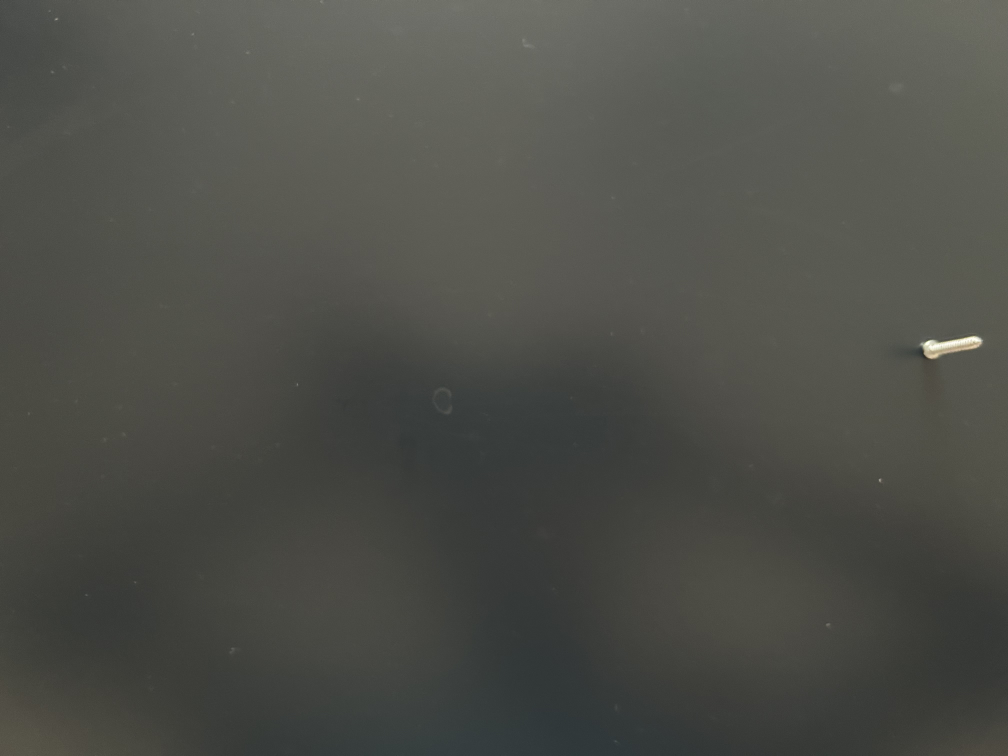
#> input picture left_initial.jpg, 4032 x 3024 px (shown at 1/4 size)
$ python initial_version.py
#> lines starting #> are read from the running program, lines starting #| are printed output that depends on the picture; after the words box and inside, x2 and y2 are one past the last pixel; in counts of white or black regions, pixels touching at a corner belong together; long printed decimals are rounded
import cv2
import numpy as np

def find_pin_extremes(image, window_name="Debug"):
    """Finds the coordinates of the top and bottom of the pin"""

    # Preprocessing to increase the contrast
    gray = cv2.cvtColor(image, cv2.COLOR_BGR2GRAY)
    blurred = cv2.GaussianBlur(gray, (5, 5), 0)


    _, mask = cv2.threshold(blurred, 180, 255, cv2.THRESH_BINARY)

    kernel = np.ones((11, 11), np.uint8)
    mask = cv2.morphologyEx(mask, cv2.MORPH_CLOSE, kernel)

    # Find Contours
    contours, _ = cv2.findContours(mask, cv2.RETR_EXTERNAL, cv2.CHAIN_APPROX_SIMPLE)

    if not contours:
        print(f"DEBUG: No white objects found in {window_name}")
        return None

    # Get the largest white object
    cnt = max(contours, key=cv2.contourArea)

    # Get Extreme Points along the X-axis
    # leftmost point
    tip1 = tuple(cnt[cnt[:, :, 0].argmin()][0])
    # rightmost point
    tip2 = tuple(cnt[cnt[:, :, 0].argmax()][0])

    # Draw the detected points
    debug_img = image.copy()
    cv2.circle(debug_img, tip1, 25, (0, 255, 0), -1)
    cv2.circle(debug_img, tip2, 25, (0, 0, 255), -1)
    cv2.imshow(f"Detection_{window_name}", cv2.resize(debug_img, (800, 600)))

    return tip1, tip2

def run_measurement(path_l, path_r, baseline_mm):
    # Load Images
#> called with path_l = 'left_initial.jpg', path_r = 'right_initial.jpg', baseline_mm = 335
    imgL = cv2.imread(path_l)
#> imgL is the input picture: shape (3024, 4032, 3); mean B, G, R 73, 78.7, 77.8
    imgR = cv2.imread(path_r)
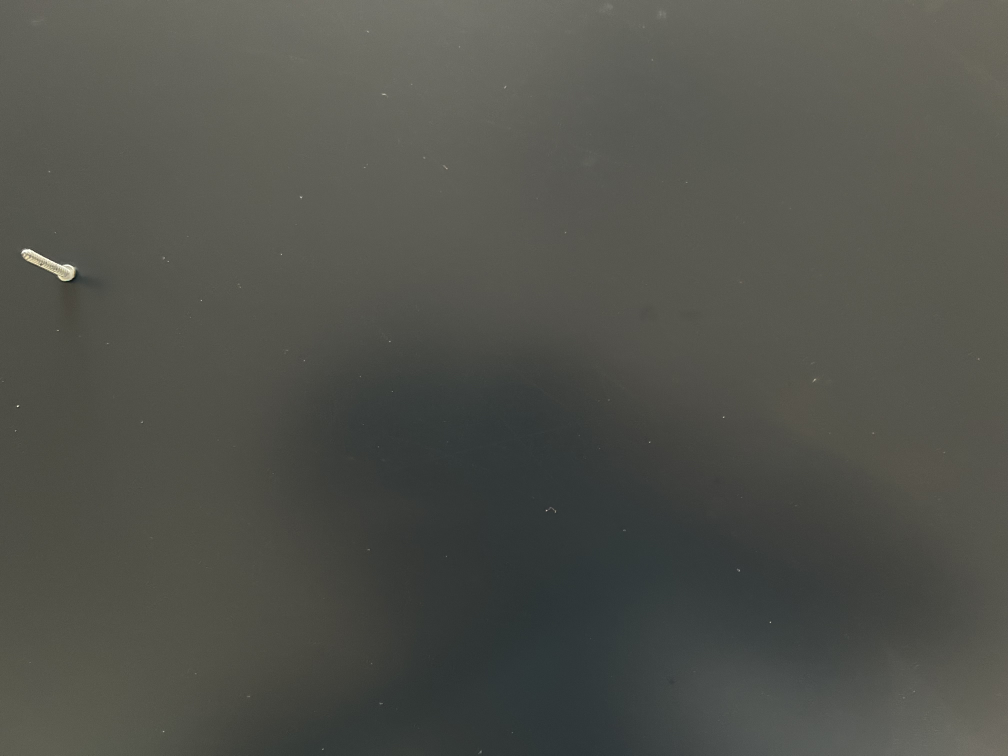
#> input picture right_initial.jpg, 4032 x 3024 px (shown at 1/4 size)
#> imgR is the input picture: shape (3024, 4032, 3); mean B, G, R 75.8, 82.3, 81.2

    if imgL is None or imgR is None:
        print("Error: Could not load images. Check your filenames.")
        return

    # Image dimensions
    width, height = 4032, 3024

    # Focal length
    f_px = (26 * width) / 36
    cx, cy = width / 2, height / 2

    # Detect tips
    pts_L = find_pin_extremes(imgL, "Left")
#> in find_pin_extremes, `_, mask = cv2.threshold(blurred, 180, 255, cv2.THRESH_BINARY)`:
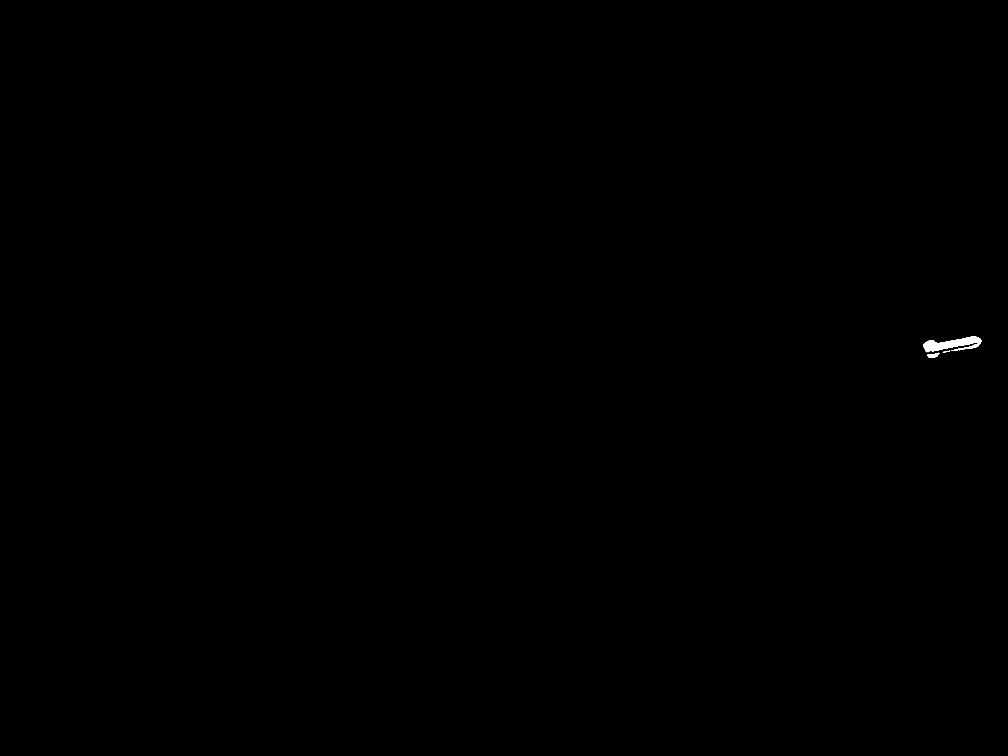
#> mask: shape (3024, 4032) (shown at 1/4 size); 0.07% white; 5 white regions (1 under 20 px), largest, box (x1, y1, x2, y2) and area: (3693, 1345, 3926, 1409) 7391, (3709, 1411, 3759, 1432) 563, (3771, 1405, 3790, 1411) 52, (3794, 1402, 3800, 1407) 20
#> in find_pin_extremes, `mask = cv2.morphologyEx(mask, cv2.MORPH_CLOSE, kernel)`: mask: shape (3024, 4032); 0.08% white; 1 white region
#> in find_pin_extremes, `contours, _ = cv2.findContours(mask, cv2.RETR_EXTERNAL, cv2.CHAIN_APPR..`: contours = 1 contour; box (x1, y1, x2, y2) and area: (3693, 1345, 3926, 1432) 9898
#> in find_pin_extremes, `cnt = max(contours, key=cv2.contourArea)`: cnt = contour of 231 points, box (x1, y1, x2, y2) (3693, 1345, 3926, 1432), area 9898
#> in find_pin_extremes, `tip1 = tuple(cnt[cnt[:, :, 0].argmin()][0])`: tip1 = (3693, 1380)
#> in find_pin_extremes, `tip2 = tuple(cnt[cnt[:, :, 0].argmax()][0])`: tip2 = (3925, 1364)
#> in find_pin_extremes, `cv2.imshow(f"Detection_{window_name}", cv2.resize(debug_img, (800, 600..`:
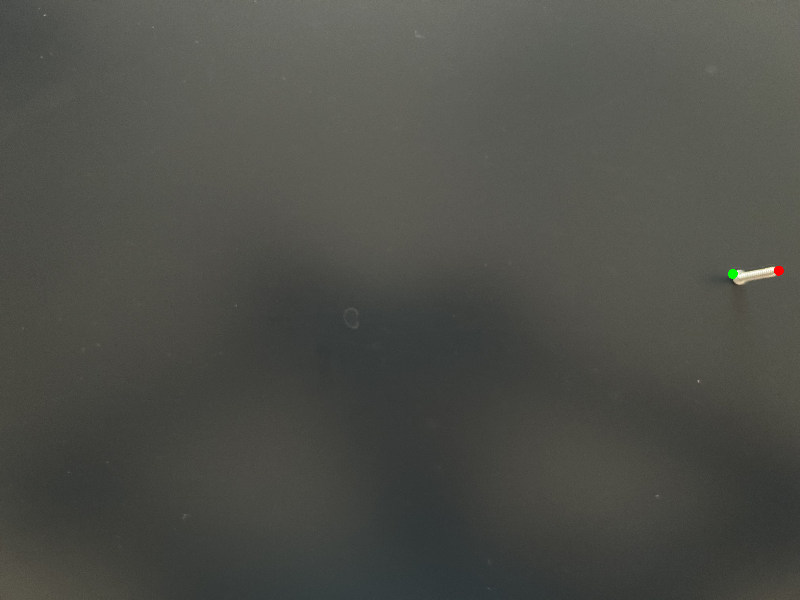
#> window 'Detection_Left': shape (600, 800, 3); mean B, G, R 72.8, 78.6, 77.6
#> pts_L = ((3693, 1380), (3925, 1364))
    pts_R = find_pin_extremes(imgR, "Right")
#> call 2 of find_pin_extremes, with window_name = 'Right'
#> in find_pin_extremes (call 2), `_, mask = cv2.threshold(blurred, 180, 255, cv2.THRESH_BINARY)`:
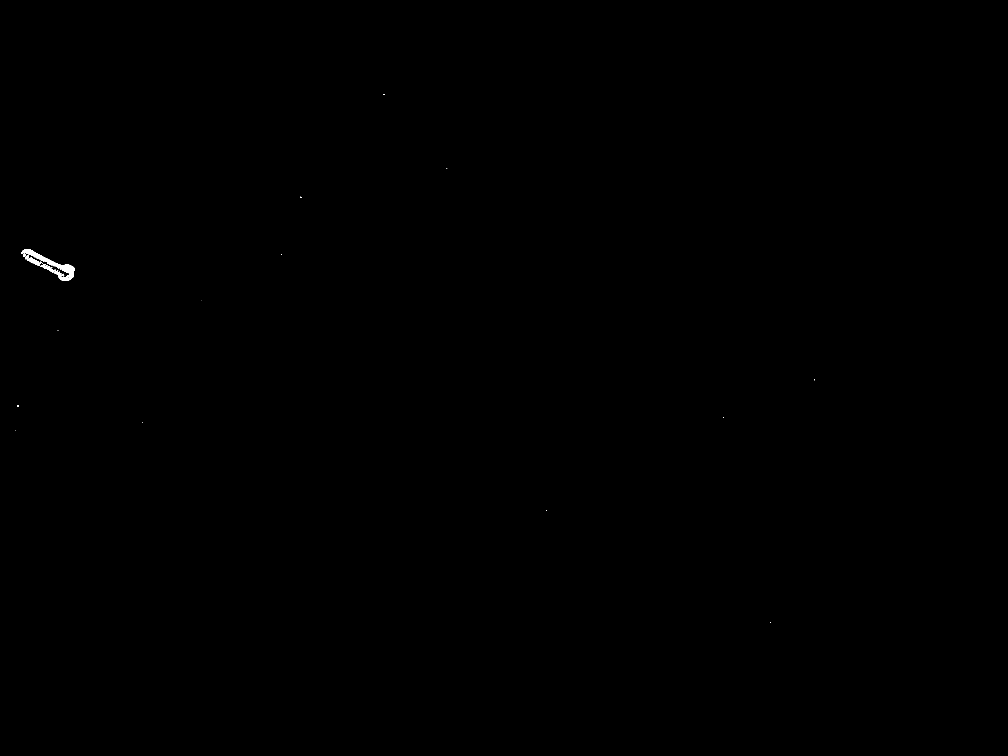
#> mask: shape (3024, 4032) (shown at 1/4 size); 0.06% white; 21 white regions (13 under 20 px), largest, box (x1, y1, x2, y2) and area: (86, 997, 298, 1123) 5346, (108, 1029, 165, 1061) 706, (162, 1056, 224, 1089) 558
#> in find_pin_extremes (call 2), `mask = cv2.morphologyEx(mask, cv2.MORPH_CLOSE, kernel)`: mask: shape (3024, 4032); 0.08% white; 14 white regions (12 under 20 px)
#> in find_pin_extremes (call 2), `contours, _ = cv2.findContours(mask, cv2.RETR_EXTERNAL, cv2.CHAIN_APPR..`: contours = 14 contours, 12 with area under 20; largest, box (x1, y1, x2, y2) and area: (86, 997, 298, 1123) 9556, (68, 1622, 76, 1628) 24
#> in find_pin_extremes (call 2), `cnt = max(contours, key=cv2.contourArea)`: cnt = contour of 258 points, box (x1, y1, x2, y2) (86, 997, 298, 1123), area 9556
#> in find_pin_extremes (call 2), `tip1 = tuple(cnt[cnt[:, :, 0].argmin()][0])`: tip1 = (86, 1011)
#> in find_pin_extremes (call 2), `tip2 = tuple(cnt[cnt[:, :, 0].argmax()][0])`: tip2 = (297, 1081)
#> in find_pin_extremes (call 2), `cv2.imshow(f"Detection_{window_name}", cv2.resize(debug_img, (800, 600..`:
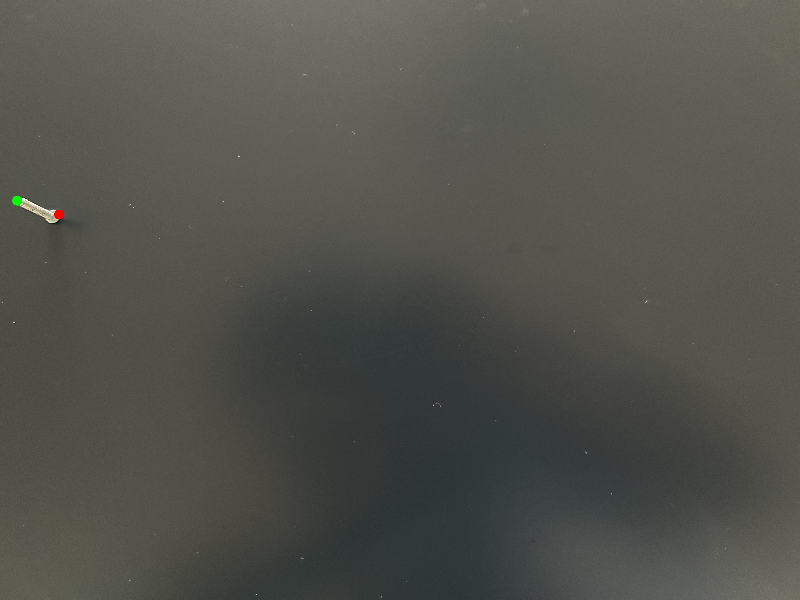
#> window 'Detection_Right': shape (600, 800, 3); mean B, G, R 75.6, 82.2, 81.1
#> pts_R = ((86, 1011), (297, 1081))

    if pts_L is None or pts_R is None:
        print("Error: Detection failed")
        cv2.waitKey(0)
        return

    # Projection Matrices
    P1 = np.array([[f_px, 0, cx, 0],
                   [0, f_px, cy, 0],
                   [0, 0, 1, 0]], dtype=np.float32)

    P2 = np.array([[f_px, 0, cx, -f_px * baseline_mm],
                   [0, f_px, cy, 0],
                   [0, 0, 1, 0]], dtype=np.float32)

    ptsL_arr = np.array([pts_L[0], pts_L[1]], dtype=np.float32).T
#> ptsL_arr = [[3693, 3925], [1380, 1364]]
    ptsR_arr = np.array([pts_R[0], pts_R[1]], dtype=np.float32).T
#> ptsR_arr = [[86, 297], [1011, 1081]]

    # Triangulate to 4D Homogeneous
    points4D = cv2.triangulatePoints(P1, P2, ptsL_arr, ptsR_arr)
#> points4D = [[-0.499, -0.548], [0.0939, 0.0829], [-0.861, -0.833], [-0.00319, -0.0031]]

    # Normalize to 3D (Divide X, Y, Z by W)
    points3D = (points4D[:3, :] / points4D[3, :]).T
#> points3D = [[156.3, -29.4, 269.7], [176.5, -26.73, 268.4]]

    # Tip 1 to Tip 2 distance
    length = np.linalg.norm(points3D[0] - points3D[1])
#> length = 20.51

    print(f"\n--- STEREO MEASUREMENT REPORT ---")
    print(f"Calculated Depth (Z): {points3D[0][2]:.2f} mm")
#| Calculated Depth (Z): 269.70 mm
    print(f"Tip 1 Coord: {points3D[0]}")
#| Tip 1 Coord: [156.250 -29.401 269.699]
    print(f"Tip 2 Coord: {points3D[1]}")
#| Tip 2 Coord: [176.546 -26.7293  268.422]
    print("-" * 33)
    print(f"FINAL CALCULATED LENGTH: {length:.2f} mm")
#| FINAL CALCULATED LENGTH: 20.51 mm
    print("-" * 33)

    print("\nPress any key in the image windows to close")
    cv2.waitKey(0)
    cv2.destroyAllWindows()

# Baseline is 335 cm
run_measurement("left_initial.jpg", "right_initial.jpg", 335.0)
